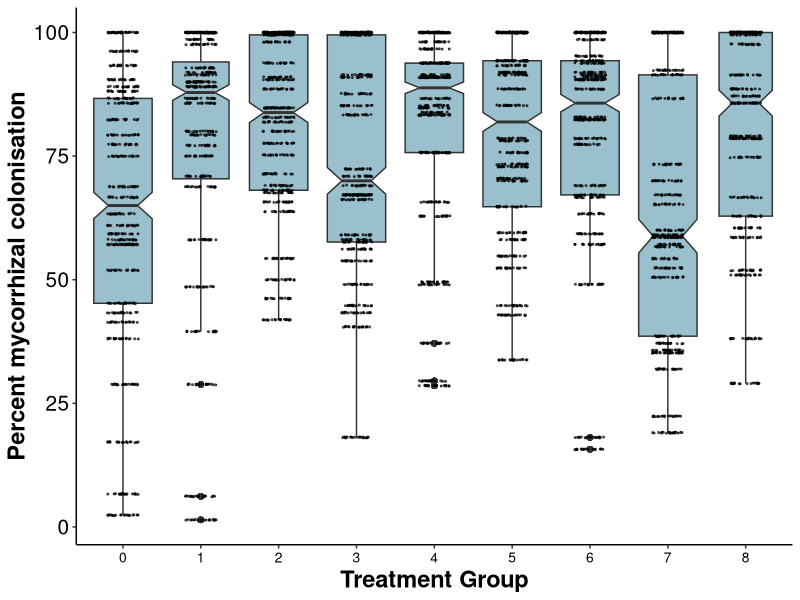

Reproduce this figure in R. (Note: this script raises an error after producing the figure.)
#### Mycorrhizae Analysis Experiment 1 ####

# Before anything else, verify that your environment is totally clear.
# This is important, because old objects can foul up the works
# Clean up the working environment
rm(list = ls())

# Verify working directory, should be ~/Documents/Analyses/lastname_first
getwd()

# Load tidyverse
library("tidyverse")
# Check for updates
tidyverse_update()

#### Cleaning up the data ####

library(readr)
Myc <- read_csv("Shadehouse/MycorrhizaeDataClean.csv")

# Now we need to make a distinct name for each subsample of each pot
library(tidyr)
Myc2 <- Myc %>%
  unite(Sample, Subsample, Sample, sep = "-")


Myc_summary <- Myc2 %>%
  group_by(Sample) %>%
  summarise(
    perc_c = 100 * sum(Intersection[None == "no"], na.rm = TRUE) /
      sum(Intersection, na.rm = TRUE))

# Add Exp1 group to this data frame
Myc3 <- Myc_summary %>%
  left_join(Myc2 %>% dplyr::select(Sample, Exp1Group), by = "Sample")

# Remove if treatment group = NA
Myc3 <- Myc3 %>%
  filter(!is.na(Exp1Group))

# Let's make a boxplot
library(ggplot2)
MycPlot <- ggplot(data = Myc3, 
                  aes(x = factor(Exp1Group), y = perc_c)) +
  geom_boxplot(fill = "lightblue3", notch = TRUE, varwidth = TRUE) +
  geom_jitter(color = "black", size = 0.4, alpha = 0.6, width = 0.2) +
  ylab("Percent mycorrhizal colonisation") +
  xlab("Treatment Group") +
  theme(axis.text.x = element_text(size = 10, color = 'black'),
        axis.text.y = element_text(size = 15, hjust = 1, colour = 'black'), 
        axis.title = element_text(size = 17, face = "bold"),
        legend.title = element_blank(),
        legend.position = "none",
        panel.grid.major = element_blank(),
        panel.grid.minor = element_blank(),
        panel.background = element_blank(),
        axis.line = element_line(colour = "black"))
MycPlot

# Let's try some analysis
# Check for Homogeneous variance
summ_Myc3 <- Myc3 %>%
  group_by(Exp1Group) %>% 
  summarise(mean_perc_c = mean(perc_c),
            sd_perc_c = sd(perc_c),
            n_perc_c = n())
ratio <-(max(summ_Myc3$sd_perc_c))/(min(summ_Myc3$sd_perc_c))
print(ratio)

# Looks a lot better
# Set up for ANOVA
model01 <- aov(perc_c~Exp1Group, data = Myc3)
autoplot(model01)
anova(model01)
summary(model01)

# The sample sizes are not quite even and therefore we need to use Type 3 analysis
Myc3$Exp1Group <- as.factor(Myc3$Exp1Group)

contrasts(Myc3$Exp1Group) <- contr.sum(9)

model <- lm(perc_c ~ factor(Exp1Group), data = Myc3)

# Run Type III ANOVA
library(car)
Anova(model, type = 3)

# Tukey-Kramer test (automatically applied for unequal sample sizes)
library(emmeans)
emm <- emmeans(model, ~ Exp1Group)        # treatment effects within each room
pairs(emm, adjust = "tukey")
